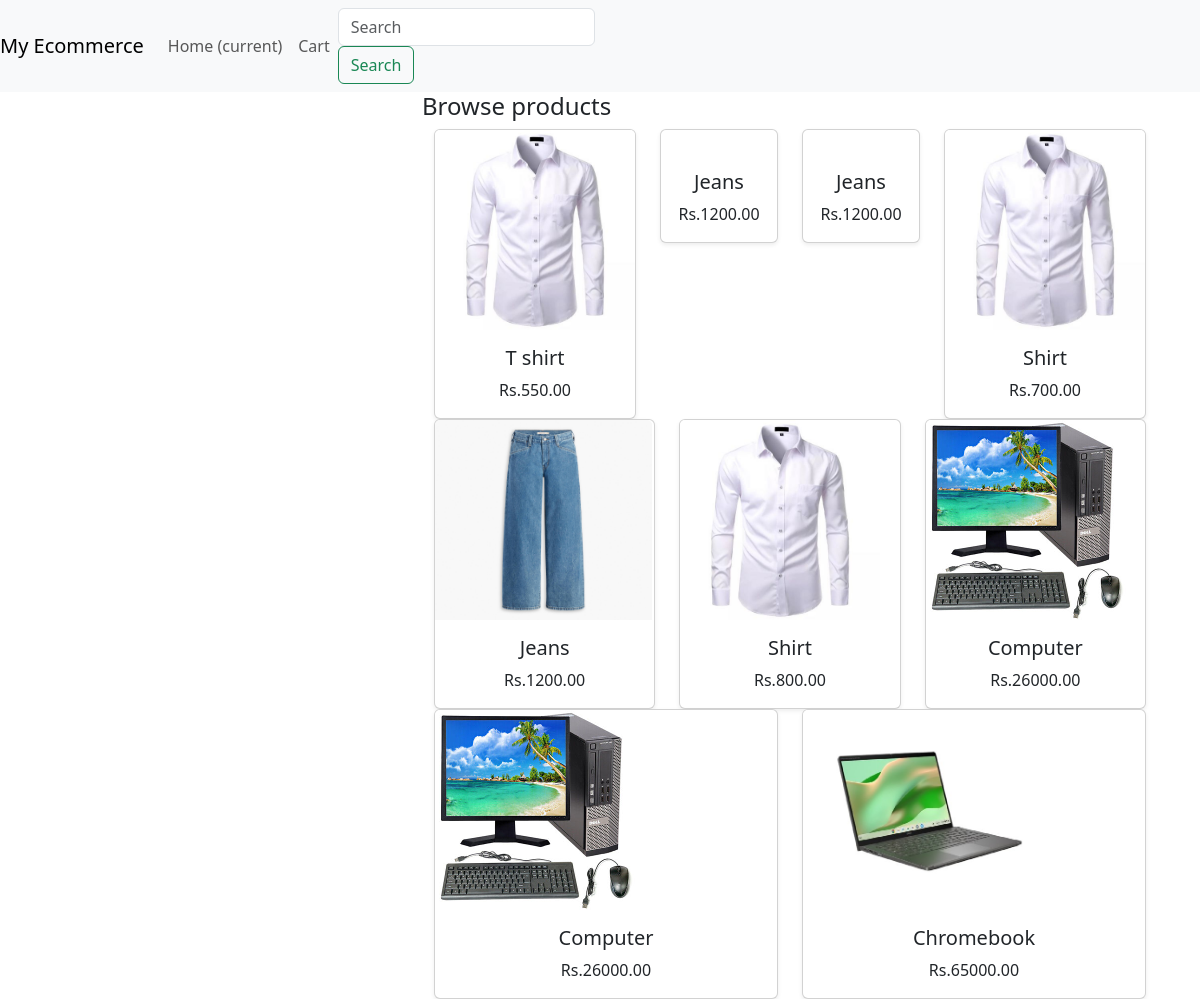
The page / on the database its author committed.
### catalog/models.py (models this page shows, shortened)
class Product(models.Model):
    name = models.CharField(max_length=255)
    price = models.DecimalField(max_digits=10,decimal_places=2)
    category = models.ForeignKey(Category,on_delete=models.CASCADE)
    photo = models.FileField(upload_to='uploads/')

### catalog/views.py (the view)
# urls.py: path("",views.home, name='home'),
def home(request):
    products = Product.objects.all()
    return render(request,'index.html',{'products':products})

### catalog/templates/index.html (shortened to what this page needs)
{% extends "base.html" %}
{% block homepage %}
<div class="container">
    <div class="row">
        <div class="col-md-4">
        </div>
        <div class="col-md-8">
            <h4> Browse products</h4>
            <div class="container">
                <div class="row">
                    {% for product in products %}
                    <div class="col">
                        <div class="card shadow-sm">
                            <a href="/product/{{product.id}}/"><img src="{{product.photo.url}}" class="card-img-top" alt="" style="height: 200px;width:auto;"></a>
                            <div class="card-body">
                                <h5 class="card-title text-center">{{product.name}} </h5>
                                <p class="card-text text-center">Rs.{{product.price}} </p>
                            </div>
                        </div>
                    </div>
                    {% endfor %}
                </div>
            </div>
        </div>
    </div>
</div>
{% endblock %}

### catalog/templates/base.html (shortened to what this page needs)
{% load static %}
{% load catalog_extras %}
<!DOCTYPE html>
<html lang="en">
<head>
    <link href="https://cdn.jsdelivr.net/npm/bootstrap@5.3.3/dist/css/bootstrap.min.css" rel="stylesheet">
</head>
<body>
    <nav class="navbar navbar-expand-lg navbar-light bg-light">
        <a class="navbar-brand" href="/">My Ecommerce</a>
        <div class="collapse navbar-collapse" id="navbarSupportedContent">
          <ul class="navbar-nav mr-auto">
            <li class="nav-item active">
              <a class="nav-link" href="#">Home <span class="sr-only">(current)</span></a>
            </li>
            <li class="nav-item">
              <a class="nav-link" href="/my/cart/">Cart</a>
            </li>
          </ul>
          <form class="form-inline my-2 my-lg-0">
          <input class="form-control mr-sm-2" type="search" placeholder="Search" aria-label="Search">
          <button class="btn btn-outline-success my-2 my-sm-0" type="submit">Search</button>
          </form>
        </div>
      </nav>
    {% block homepage %}
    {% endblock %}
</body>
</html>

### rows shown on the page
Product: photo (picture), name "T shirt", price "550.00"
Product: name "Jeans", price "1200.00"
Product: name "Jeans", price "1200.00"
Product: photo (picture), name "Shirt", price "700.00"
Product: photo (picture), name "Jeans", price "1200.00"
Product: photo (picture), name "Shirt", price "800.00"
Product: photo (picture), name "Computer", price "26000.00"
Product: photo (picture), name "Computer", price "26000.00"
Product: photo (picture), name "Chromebook", price "65000.00"
